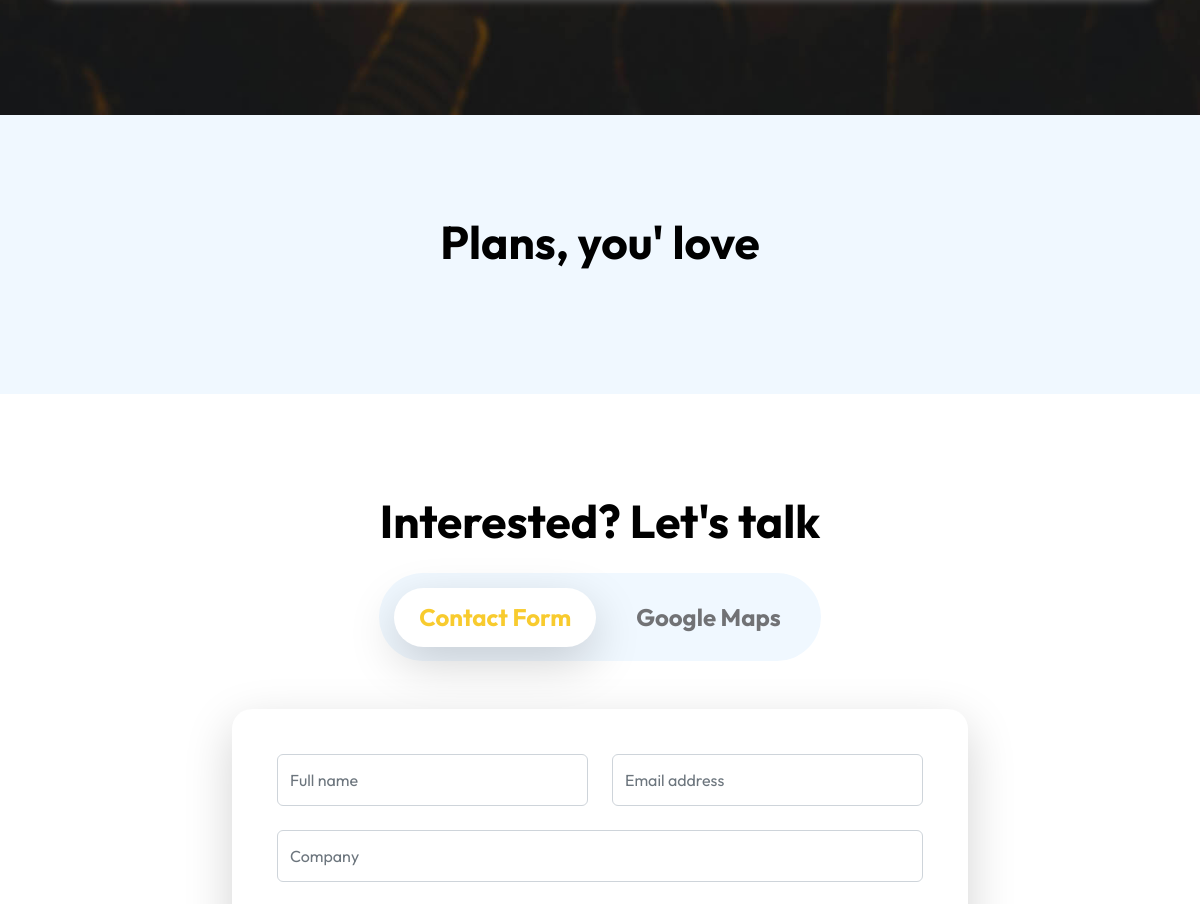
The app's page / (middle part), older data.
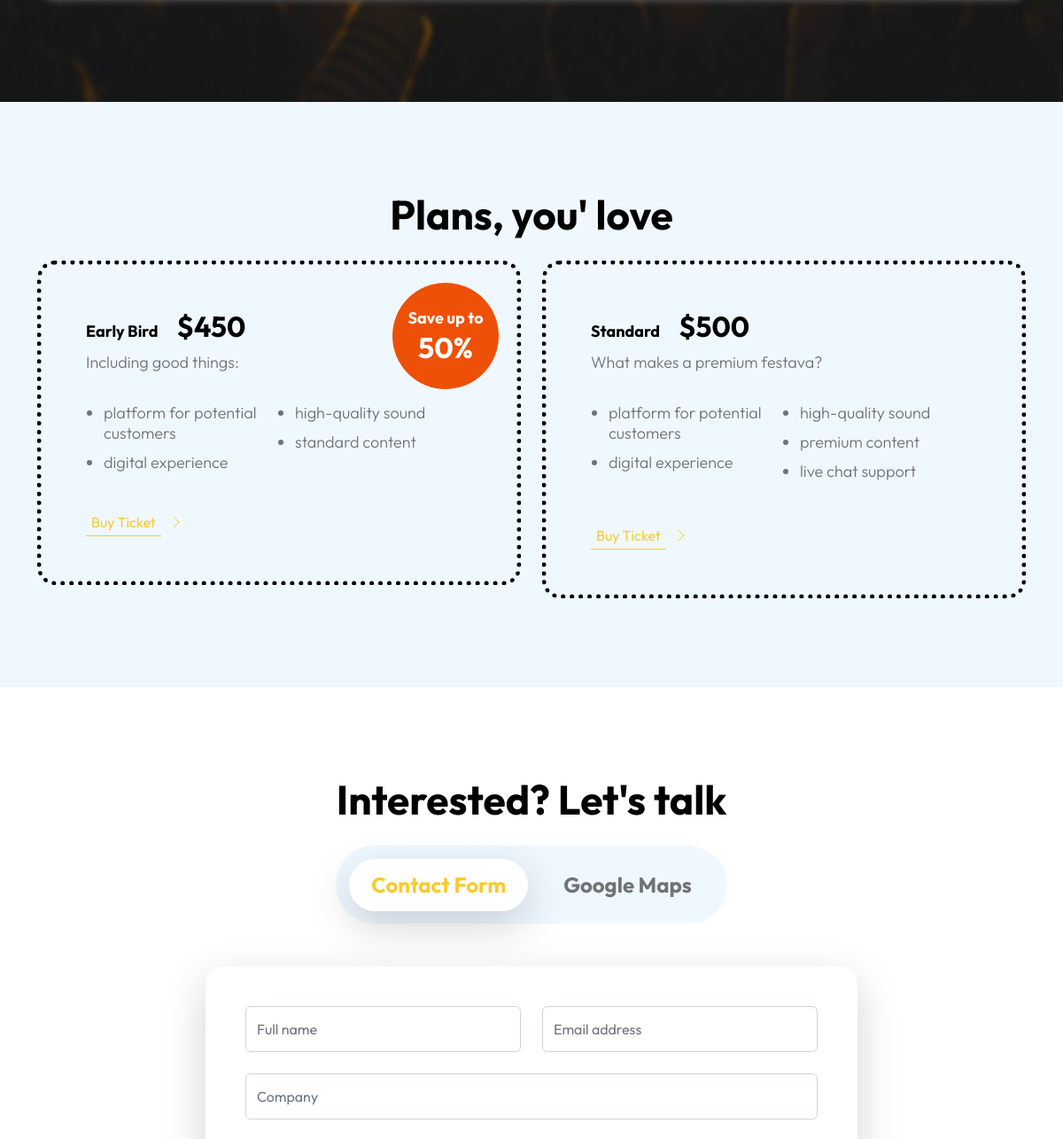
The same page, newer data.
### Customar/models.py (models this page shows)
class Ticket(models.Model):
    event_name = models.CharField(max_length=150)
    event_type = models.CharField(max_length=150)
    close_status = models.BooleanField(default=False)
    normal_ticket_price  = models.IntegerField()
    premium_ticket_price = models.IntegerField()
    Total_seat           = models.IntegerField()
    created_at           = models.DateTimeField(auto_now_add=True)
    updated_at           = models.DateTimeField(auto_now=True)
    @staticmethod
    def get_ticket():
        return Ticket.objects.all()

### Customar/views.py (the view)
# urls.py: path('', views.Home, name='home'),
def Home(request):
    artist = Artist.get_artist_list()
    t = Ticket.get_ticket()
    print(request.GET)
    context = {
        'artist':artist,
        't':t
    }
    return render(request, 'customar/home.html', context)

### Customar/models.py (called while the page is built)
    @staticmethod
    def get_artist_list():
        return Artist.objects.all()

### template/customar/home.html (shortened to what the changed rows need)
{% extends "base.html" %}
{% load static %}
{% block body %}
<section class="schedule-section section-padding" id="section_4">
    <div class="container">
        <div class="row">
            <div class="col-12 text-center">
                <h2 class="text-white mb-4">Event Schedule</h1>
                    <div class="table-responsive">
                    </div>
            </div>
        </div>
    </div>
</section>
<section class="pricing-section section-padding section-bg" id="section_5">
    <div class="container">
        <div class="row">
            <div class="col-lg-8 col-12 mx-auto">
                <h2 class="text-center mb-4">Plans, you' love</h2>
            </div>
            {% for i in t %}
            <div class="col-lg-6 col-12">
                <div class="pricing-thumb">
                    <div class="d-flex">
                        <div>
                            <h3><small>Early Bird</small> ${{i.normal_ticket_price}}</h3>
                            <p>Including good things:</p>
                        </div>
                        <p class="pricing-tag ms-auto">Save up to <span>50%</span></h2>
                    </div>
                    <ul class="pricing-list mt-3">
                        <li class="pricing-list-item">platform for potential customers</li>
                        <li class="pricing-list-item">digital experience</li>
                        <li class="pricing-list-item">high-quality sound</li>
                        <li class="pricing-list-item">standard content</li>
                    </ul>
                    <a class="link-fx-1 color-contrast-higher mt-4" href="{% url 'customar:ticket' price=i.normal_ticket_price %}">
                        <span>Buy Ticket</span>
                        <svg class="icon" viewBox="0 0 32 32" aria-hidden="true">
                            <g fill="none" stroke="currentColor" stroke-linecap="round" stroke-linejoin="round">
                                <circle cx="16" cy="16" r="15.5"></circle>
                                <line x1="10" y1="18" x2="16" y2="12"></line>
                                <line x1="16" y1="12" x2="22" y2="18"></line>
                            </g>
                        </svg>
                    </a>
                </div>
            </div>
            <div class="col-lg-6 col-12 mt-4 mt-lg-0">
                <div class="pricing-thumb">
                    <div class="d-flex">
                        <div>
                            <h3><small>Standard</small> ${{i.premium_ticket_price}}</h3>
                            <p>What makes a premium festava?</p>
                        </div>
                    </div>
                    <ul class="pricing-list mt-3">
                        <li class="pricing-list-item">platform for potential customers</li>
                        <li class="pricing-list-item">digital experience</li>
                        <li class="pricing-list-item">high-quality sound</li>
                        <li class="pricing-list-item">premium content</li>
                        <li class="pricing-list-item">live chat support</li>
                    </ul>
                    <a class="link-fx-1 color-contrast-higher mt-4" href="{% url 'customar:ticket' price=i.premium_ticket_price %}">
                        <span>Buy Ticket</span>
                        <svg class="icon" viewBox="0 0 32 32" aria-hidden="true">
                            <g fill="none" stroke="currentColor" stroke-linecap="round" stroke-linejoin="round">
                                <circle cx="16" cy="16" r="15.5"></circle>
                                <line x1="10" y1="18" x2="16" y2="12"></line>
                                <line x1="16" y1="12" x2="22" y2="18"></line>
                            </g>
                        </svg>
                    </a>
                </div>
            </div>
            {% endfor %}
        </div>
    </div>
</section>
<section class="contact-section section-padding" id="section_6">
    <div class="container">
        <div class="row">
            <div class="col-lg-8 col-12 mx-auto">
                <h2 class="text-center mb-4">Interested? Let's talk</h2>
            </div>
        </div>
    </div>
</section>
</main>
{% endblock body %}

Row changes from the older to the newer data that the page shows:
added Ticket: normal_ticket_price "450", premium_ticket_price "500"
